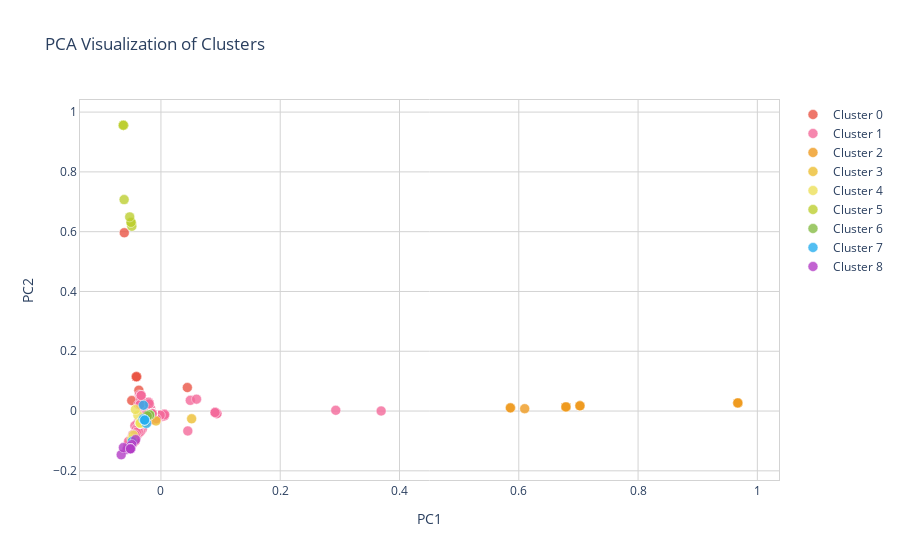

Notebook cell for this chart:
### Code cell
import plotly.graph_objs as go
import plotly.offline as pyo

# visualize k means clustering result
## color palette https://www.heavy.ai/blog/12-color-palettes-for-telling-better-stories-with-your-data
colors = ["#ea5545", "#f46a9b", "#ef9b20", "#edbf33", "#ede15b", "#bdcf32", "#87bc45", "#27aeef", "#b33dc6",]

x_axis = [o[0] for o in scatter_plot_points]
y_axis = [o[1] for o in scatter_plot_points]

# create a list of hover text for each point
hover_text = ["Text: {}".format(txt) for txt in cleaned_docs]

# create a trace for each cluster
data = []
for i in range(true_k):
    trace = go.Scatter(
        x=[x_axis[j] for j in range(len(kmean_indices)) if kmean_indices[j] == i],
        y=[y_axis[j] for j in range(len(kmean_indices)) if kmean_indices[j] == i],
        mode='markers',
        marker=dict(
            color=colors[i],
            size=10,
            opacity=0.8,
            line=dict(width=0.5, color='white')
        ),
        text=[hover_text[j] for j in range(len(kmean_indices)) if kmean_indices[j] == i],
        name=f"Cluster {i}"
    )
    data.append(trace)

# create the layout
layout = go.Layout(
    title='PCA Visualization of Clusters',
    xaxis=dict(title='PC1'),
    yaxis=dict(title='PC2'),
    plot_bgcolor='white',
)

# plot the figure
fig = go.Figure(data=data, layout=layout)

# Change grid color and axis colors
fig.update_xaxes(showline=True, linewidth=1, linecolor='lightgrey', mirror=True, showgrid=True, gridwidth=1, gridcolor='lightgrey')
fig.update_yaxes(showline=True, linewidth=1, linecolor='lightgrey', mirror=True, showgrid=True, gridwidth=1, gridcolor='lightgrey')
fig.update_yaxes(zeroline=False)
fig.update_xaxes(zeroline=False)

pyo.iplot(fig)

### Figure 1 — Plotly figure (JSON) as saved in the notebook; plotly's stock layout.template omitted (floating-point values rounded to 4 significant figures; data arrays with more than 128 entries replaced by an {"elided": "..."} marker saying what was removed)
{"data": [{"marker": {"color": "#ea5545", "line": {"color": "white", "width": 0.5}, "opacity": 0.8, "size": 10}, "mode": "markers", "name": "Cluster 0", "text": ["Text: gaius messenius eunuch court", "Text: gaius hostius pronounced ostius", "Text: gaius iunius", "Text: gaius vocative abbreviated nominative set initials", "Text: vin icius florus paris gaius messenius", "Text: careius gaius areius", "Text: gaius lucianus", "Text: gaius lalius", "Text: gaius sabinius gives lots lots greetings statius traveler pompeii eat bread nuceria drink nuceria", "Text: gaius iunius penniless", "Text: gaius ovius", "Text: gaius alleius astragalus supervisor days nones december days ides december yearmarcus agrippa titus statilius consuls squadron gaius julius helenus gaius julius hilarus", "Text: gaius ovius", "Text: gaius concessus permitted", "Text: gaius asinius proculus", "Text: gaius voconius", "Text: gaius mateius abas cantus", "Text: macer gaius popillius"], "type": "scatter", "x": [-0.04109, -0.04109, -0.04109, -0.04109, 0.04428, -0.04109, -0.04109, -0.04109, -0.06146, -0.04109, -0.04109, -0.04895, -0.04109, -0.04109, -0.03702, -0.04109, -0.04109, -0.04109], "y": [0.1149, 0.1149, 0.1149, 0.1149, 0.07856, 0.1149, 0.1149, 0.1149, 0.5964, 0.1149, 0.1149, 0.03505, 0.1149, 0.1149, 0.06966, 0.1149, 0.1149, 0.1149]}, {"marker": {"color": "#f46a9b", "line": {"color": "white", "width": 0.5}, "opacity": 0.8, "size": 10}, "mode": "markers", "name": "Cluster 1", "text": {"elided": "1258 str values"}, "type": "scatter", "x": {"elided": "1258 float values"}, "y": {"elided": "1258 float values"}}, {"marker": {"color": "#ef9b20", "line": {"color": "white", "width": 0.5}, "opacity": 0.8, "size": 10}, "mode": "markers", "name": "Cluster 2", "text": ["Text: bye icarus", "Text: bye mysticus", "Text: bye paris", "Text: bye", "Text: bye saturanus", "Text: anthis bye", "Text: anthis bye", "Text: nicopolis bye", "Text: hantis bye", "Text: quartilla bye", "Text: bye", "Text: bye mus", "Text: hey bye chloe", "Text: bye paris", "Text: mopsus bye", "Text: bye quartilla", "Text: chapel bye palm branch palm branch", "Text: bye paris", "Text: nicopolis bye", "Text: c ypare bye", "Text: quartila bye", "Text: nicopolis bye", "Text: bye saturanus", "Text: bye chloe", "Text: bye valerius", "Text: bolder bye", "Text: bye chloe", "Text: bye chloe", "Text: hi bye primus"], "type": "scatter", "x": [0.9672, 0.9672, 0.7026, 0.9672, 0.9672, 0.9672, 0.9672, 0.9672, 0.9672, 0.9672, 0.9672, 0.6099, 0.6791, 0.7026, 0.9672, 0.9672, 0.9672, 0.7026, 0.9672, 0.9672, 0.9672, 0.9672, 0.9672, 0.6791, 0.5862, 0.9672, 0.6791, 0.6791, 0.5859], "y": [0.0272, 0.0272, 0.01748, 0.0272, 0.0272, 0.0272, 0.0272, 0.0272, 0.0272, 0.0272, 0.0272, 0.007909, 0.01384, 0.01748, 0.0272, 0.0272, 0.0272, 0.01748, 0.0272, 0.0272, 0.0272, 0.0272, 0.0272, 0.01384, 0.01011, 0.0272, 0.01384, 0.01384, 0.01081]}, {"marker": {"color": "#edbf33", "line": {"color": "white", "width": 0.5}, "opacity": 0.8, "size": 10}, "mode": "markers", "name": "Cluster 3", "text": ["Text: goodbye echio", "Text: goodbye phyllis", "Text: goodbye echio", "Text: goodbye goodbye", "Text: goodbye procamus", "Text: goodbye anicetus", "Text: goodbye urbanus", "Text: goodbye maior goodbye maior text", "Text: goodbye anicetus paris", "Text: goodbye amethystus", "Text: goodbye fabia", "Text: goodbye mus", "Text: goodbye restaurant", "Text: goodbye"], "type": "scatter", "x": [-0.02736, -0.02736, -0.02736, -0.02736, -0.02736, -0.02736, -0.02736, -0.0277, 0.05147, -0.02736, -0.02736, -0.008286, -0.02736, -0.02736], "y": [-0.037, -0.037, -0.037, -0.037, -0.037, -0.037, -0.037, -0.03566, -0.02588, -0.037, -0.037, -0.03311, -0.037, -0.037]}, {"marker": {"color": "#ede15b", "line": {"color": "white", "width": 0.5}, "opacity": 0.8, "size": 10}, "mode": "markers", "name": "Cluster 4", "text": ["Text: certain poor man", "Text: weaver success loves maid servant coponia whose name care asks committed writes rival farewell jealously followed breaker formonster perverse handsome man", "Text: handsome man", "Text: figure man clothed clothes civilian clothes", "Text: noi loved head man phallus directed towards mouth head loved", "Text: may good man", "Text: whose good man ask make elect phrases usually used campaign posters", "Text: roman little man", "Text: surrentines surrentines surrentine words written form two ships man head", "Text: man helmet", "Text: man c", "Text: certain poor man", "Text: young man mnester vale lvii xvii xxi cxxxx ship lxvii lxxx", "Text: old man", "Text: love man whose number "], "type": "scatter", "x": [-0.03475, -0.03866, -0.03475, -0.03475, -0.03559, -0.04889, -0.04631, -0.03475, -0.03317, -0.03475, -0.03475, -0.03475, -0.03475, -0.03475, -0.04285], "y": [-0.04031, -0.01388, -0.04031, -0.04031, -0.03916, -0.09355, -0.08055, -0.04031, -0.03512, -0.04031, -0.04031, -0.04031, -0.04031, -0.04031, 0.005126]}, {"marker": {"color": "#bdcf32", "line": {"color": "white", "width": 0.5}, "opacity": 0.8, "size": 10}, "mode": "markers", "name": "Cluster 5", "text": ["Text: greetings isidorus ", "Text: greetings fausta", "Text: secundus hectic many greetings", "Text: lius sends greetings girlfriend", "Text: greetings family friends may live", "Text: nauplius sends greetings clappus", "Text: greetings soldiers everywhere", "Text: greetings sextus burenius", "Text: greetings antonius rustio", "Text: mark scepsidus greetings everywhere", "Text: sabinus distance greetings", "Text: apsyrtus greetings valentina everywhere", "Text: lucilius gives greetings lucida everywhere", "Text: clodius sends greetings everywhere love", "Text: peace greetings pompeians", "Text: apsyrtus greetings lacena everywhere", "Text: r says greetings felicula", "Text: one loves one greetings health", "Text: friend greetings umbricia", "Text: greetings tralleis first anatolia east"], "type": "scatter", "x": [-0.06302, -0.06302, -0.06302, -0.06302, -0.0492, -0.06302, -0.06302, -0.06302, -0.04882, -0.05007, -0.06302, -0.06302, -0.05012, -0.06172, -0.06302, -0.06302, -0.06302, -0.05235, -0.06302, -0.06302], "y": [0.956, 0.956, 0.956, 0.956, 0.6276, 0.956, 0.956, 0.956, 0.6181, 0.6313, 0.956, 0.956, 0.6309, 0.7073, 0.956, 0.956, 0.956, 0.6495, 0.956, 0.956]}, {"marker": {"color": "#87bc45", "line": {"color": "white", "width": 0.5}, "opacity": 0.8, "size": 10}, "mode": "markers", "name": "Cluster 6", "text": ["Text: liberalis", "Text: liberalis", "Text: liberalis two", "Text: liberalis", "Text: lib eralis liberalis liberalis came"], "type": "scatter", "x": [-0.01891, -0.01891, -0.01891, -0.01891, -0.02282], "y": [-0.01285, -0.01285, -0.01285, -0.01285, -0.01605]}, {"marker": {"color": "#27aeef", "line": {"color": "white", "width": 0.5}, "opacity": 0.8, "size": 10}, "mode": "markers", "name": "Cluster 7", "text": ["Text: cilix slave fuscus cilix", "Text: apollinaris doctor slave emperor titus pooped well", "Text: hermeros mistress primigenia come puteoli tyanian street ask messius money lender hermeros slave phoebus", "Text: apelles bedroom attendant dexter slave caesar ate lunch agreeably also sex", "Text: lucius actius farewell mysticus mus ician slave comedian icuuswe trans cooley cooley", "Text: secundus slave crusalus along valentina received", "Text: syrus slave hol conius", "Text: auctus slave popidius everywhere", "Text: augustalis pier c dus cured amandus slave papirius", "Text: felicula home born slave asses", "Text: methe slave cominia town atella loves chrestus may pompeian venus propitious heart may always live harmoniously", "Text: anthus slave cosinius"], "type": "scatter", "x": [-0.02737, -0.02737, -0.02971, -0.02737, -0.02431, -0.02737, -0.02737, -0.02737, -0.02737, -0.0482, -0.02927, -0.02737], "y": [-0.03019, -0.03019, -0.02672, -0.03019, -0.04123, -0.03019, -0.03019, -0.03019, -0.03019, -0.1021, 0.01943, -0.03019]}, {"marker": {"color": "#b33dc6", "line": {"color": "white", "width": 0.5}, "opacity": 0.8, "size": 10}, "mode": "markers", "name": "Cluster 8", "text": ["Text:  asses coins ", "Text: dung removed asses coins", "Text: saturnina mother hook costs three asses coins", "Text: pompeii asses pound lard asses small coins wine cheese oil bread asses suet pork asses", "Text:  denarius asses ie amount money", "Text:  asses small coins n", "Text: felicio one bushel asses", "Text: mula performs fellatio antoni us fortunata bronze asses coins", "Text: ulus septumiu owes vin cius fabius x asses", "Text: spes asses", "Text:  asses coins", "Text: albanus small coin albanus albanus albanus agathemerus asses coins agathemerus acanthus", "Text: bread asses small coins porridge asses oil oxc asses wine cheese om asses wine days kalends received denarius large coin wine pork cutlet wine cheese lucius gavius wine meat wine ", "Text:  asses coins use stables", "Text: arruntius asses coins", "Text: menander nice manners two bronze asses", "Text:  asses asses semis quadrans", "Text:  days kalends december epaphra acutus auctus took woman tyche place asses price asses written year marcus messalla lucius lentulus consuls", "Text: verus asses coins qua verus asses coins", "Text: felicio one bushel asses"], "type": "scatter", "x": [-0.05092, -0.05092, -0.05092, -0.05686, -0.0425, -0.05097, -0.05114, -0.05092, -0.05114, -0.05114, -0.05092, -0.04879, -0.06663, -0.05092, -0.05092, -0.05114, -0.05114, -0.06294, -0.05092, -0.05114], "y": [-0.1258, -0.1258, -0.1258, -0.1289, -0.09555, -0.118, -0.1263, -0.1258, -0.1263, -0.1263, -0.1258, -0.112, -0.1462, -0.1258, -0.1258, -0.1263, -0.1263, -0.1223, -0.1258, -0.1263]}], "layout": {"plot_bgcolor": "white", "title": {"text": "PCA Visualization of Clusters"}, "xaxis": {"gridcolor": "lightgrey", "gridwidth": 1, "linecolor": "lightgrey", "linewidth": 1, "mirror": true, "showgrid": true, "showline": true, "title": {"text": "PC1"}, "zeroline": false}, "yaxis": {"gridcolor": "lightgrey", "gridwidth": 1, "linecolor": "lightgrey", "linewidth": 1, "mirror": true, "showgrid": true, "showline": true, "title": {"text": "PC2"}, "zeroline": false}}}
